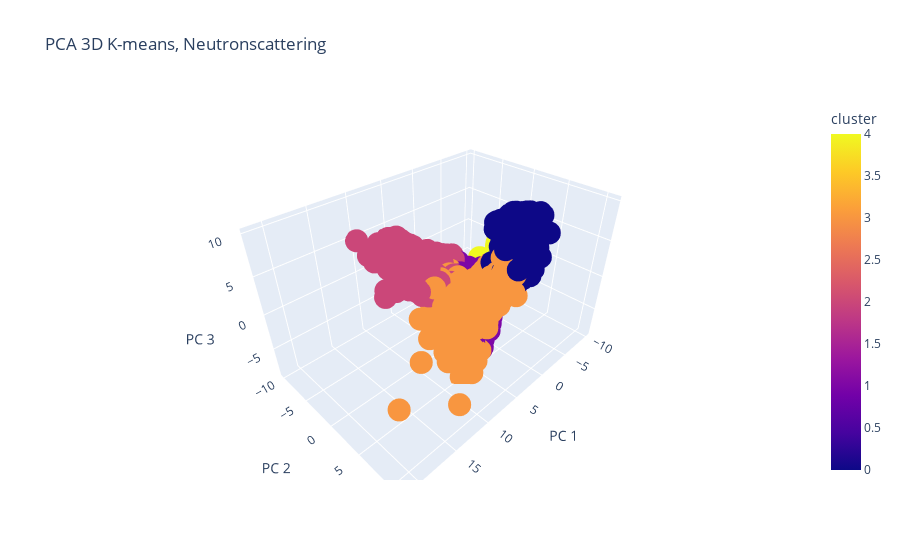

Notebook code for this chart:
### Code cell
import plotly.express as px
dfPCA3 = dfPCA.iloc[:, [0, 1, 2]].copy()
dfPCA3 = dfPCA3.rename(columns={0: 'x1', 1: 'x2', 2:'x3'})
dfPCA3['cluster'] = dfPCA[['cluster']]
fig = px.scatter_3d(
    dfPCA3, x='x1', y='x2', z='x3', color=dfPCA3['cluster'],
    labels={'x1': 'PC 1', 'x2': 'PC 2', 'x3': 'PC 3'}, title='PCA 3D K-means, Neutronscattering'
)
fig.show()

### Figure 1 — Plotly figure (JSON) as saved in the notebook; plotly's stock layout.template omitted (floating-point values rounded to 4 significant figures; data arrays with more than 128 entries replaced by an {"elided": "..."} marker saying what was removed)
{"data": [{"hovertemplate": "PC 1=%{x}<br>PC 2=%{y}<br>PC 3=%{z}<br>cluster=%{marker.color}<extra></extra>", "legendgroup": "", "marker": {"color": {"elided": "1725 int values"}, "coloraxis": "coloraxis", "symbol": "circle"}, "mode": "markers", "name": "", "scene": "scene", "showlegend": false, "type": "scatter3d", "x": {"elided": "1725 float values"}, "y": {"elided": "1725 float values"}, "z": {"elided": "1725 float values"}}], "layout": {"coloraxis": {"colorbar": {"title": {"text": "cluster"}}, "colorscale": [[0, "#0d0887"], [0.1111, "#46039f"], [0.2222, "#7201a8"], [0.3333, "#9c179e"], [0.4444, "#bd3786"], [0.5556, "#d8576b"], [0.6667, "#ed7953"], [0.7778, "#fb9f3a"], [0.8889, "#fdca26"], [1, "#f0f921"]]}, "legend": {"tracegroupgap": 0}, "scene": {"domain": {"x": [0, 1], "y": [0, 1]}, "xaxis": {"title": {"text": "PC 1"}}, "yaxis": {"title": {"text": "PC 2"}}, "zaxis": {"title": {"text": "PC 3"}}}, "title": {"text": "PCA 3D K-means, Neutronscattering"}}}
